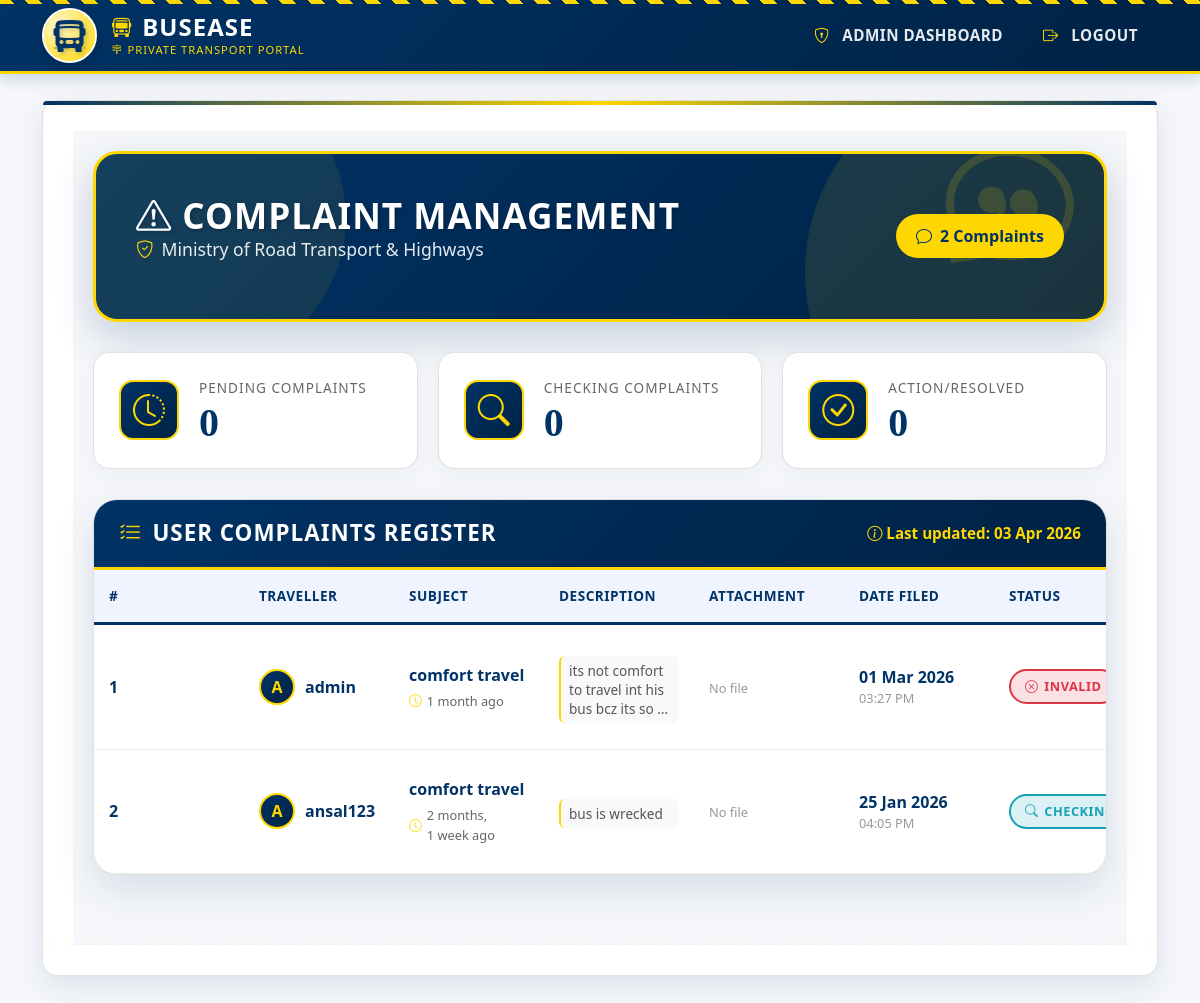
Page /complaints/admin/complaints/ (signed in, upper part) on the earlier database version.
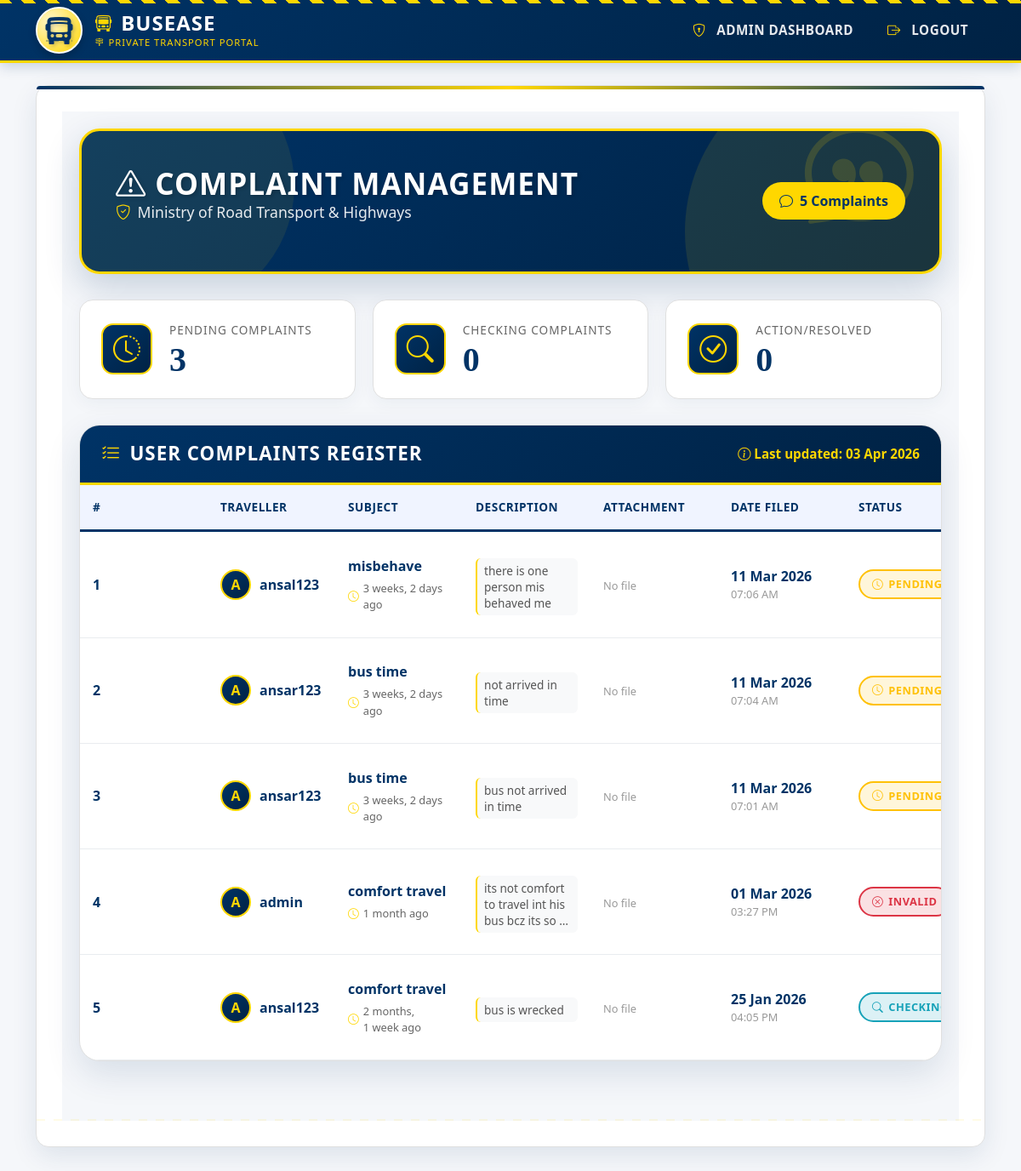
Same page on the later database version.
### complaints/models.py (models this page shows, shortened)
class Complaint(models.Model):
    STATUS_CHOICES = [
        ("Pending", "Pending"),
        ("Checking", "Checking"),
        ("Action", "We will take action"),
        ("Invalid", "Invalid complaint"),
    ]
    traveller = models.ForeignKey(settings.AUTH_USER_MODEL, on_delete=models.CASCADE)
    subject = models.CharField(max_length=200)
    description = models.TextField()
    attachment = models.FileField(upload_to="complaints/", blank=True, null=True)
    status = models.CharField(max_length=20, choices=STATUS_CHOICES, default="Pending")
    admin_note = models.TextField(blank=True, null=True)
    created_at = models.DateTimeField(auto_now_add=True)

### main/models.py (models this page shows, shortened)
class User(AbstractUser):
    ROLE_CHOICES = [
        ('admin', 'RTO Admin'),
        ('owner', 'Bus Owner'),
        ('traveller', 'Traveller'),
        ('conductor', 'Bus Conductor'),  # Add this line
    ]
    role = models.CharField(max_length=20, choices=ROLE_CHOICES, default='traveller')
    email = models.EmailField(blank=True, null=True)
    USERNAME_FIELD = 'username'
    REQUIRED_FIELDS = ['email']
    objects = UserManager()

### complaints/views.py (the view)
# urls.py: path('admin/complaints/', views.admin_complaints, name='admin_complaints'),
@staff_member_required
def admin_complaints(request):
    complaints = Complaint.objects.all().order_by('-created_at')
    pending_count = Complaint.objects.filter(status="Pending").count()
    checking_count = Complaint.objects.filter(status="Checking").count()
    action_count = Complaint.objects.filter(status="Action").count()
    context = {
        "complaints": complaints,
        "pending_count": pending_count,
        "in_progress_count": checking_count,   # used by template
        "resolved_count": action_count         # used by template
    }
    return render(request, "admin_app/admin_complaints.html", context)

### admin_app/templates/admin_app/admin_complaints.html (shortened to what the changed rows need)
{% extends "base.html" %}
{% block content %}
<div class="gov-complaints-page">
  <div class="gov-container">
    <div class="gov-hero-section">
      <div class="gov-hero-content">
        <div>
          <h1 class="gov-hero-title">
            <i class="bi bi-exclamation-triangle"></i> Complaint Management
          </h1>
          <p class="gov-hero-subtitle">
          </p>
        </div>
        <span class="gov-stats-badge">
          <i class="bi bi-chat"></i> {{ complaints|length }} Complaints
        </span>
      </div>
    </div>
    <div class="gov-stats-grid">
      <a href="{% url 'complaints_by_status' 'Pending' %}" class="gov-stat-card">
        <div class="gov-stat-content">
          <div class="gov-stat-label">Pending Complaints</div>
          <div class="gov-stat-number">{{ pending_count|default:"0" }}</div>
        </div>
      </a>
    </div>
    <div class="gov-main-card">
      {% if complaints %}
        <div class="gov-table-container">
          <table class="gov-table">
            <thead>
              <tr>
                <th>#</th>
                <th>Traveller</th>
                <th>Subject</th>
                <th>Description</th>
                <th>Attachment</th>
                <th>Date Filed</th>
                <th>Status</th>
              </tr>
            </thead>
            <tbody>
              {% for c in complaints %}
              <tr>
                <td>
                  <span style="font-weight: 600; color: var(--gov-primary);">{{ forloop.counter }}</span>
                </td>
                <td>
                  <div class="gov-traveller-info">
                    <div class="gov-traveller-avatar">
                      {{ c.traveller.username|slice:":1"|upper }}
                    </div>
                    <span class="gov-traveller-name">{{ c.traveller.username }}</span>
                  </div>
                </td>
                <td>
                  <div class="gov-subject">
                    <div class="gov-subject-text">{{ c.subject|truncatechars:30 }}</div>
                    <div class="gov-subject-preview">
                      <i class="bi bi-clock"></i>
                      {{ c.created_at|timesince }} ago
                    </div>
                  </div>
                </td>
                <td>
                  <div class="gov-description-preview">
                    {{ c.description|truncatechars:50 }}
                  </div>
                </td>
                <td>
                  {% if c.attachment %}
                    <a href="{{ c.attachment.url }}" target="_blank" class="gov-attachment-link">
                      <i class="bi bi-paperclip"></i> View
                    </a>
                  {% else %}
                    <span style="color: #999; font-size: 0.8rem;">No file</span>
                  {% endif %}
                </td>
                <td>
                  <div class="gov-date">
                    <span class="gov-date-main">{{ c.created_at|date:"d M Y" }}</span>
                    <span class="gov-date-small">{{ c.created_at|date:"h:i A" }}</span>
                  </div>
                </td>
                <td>
                  {% if c.status == "Pending" %}
                    <span class="gov-status-badge gov-status-pending">
                      <i class="bi bi-clock"></i> Pending
                    </span>
                  {% elif c.status == "Checking" %}
                    <span class="gov-status-badge gov-status-checking">
                      <i class="bi bi-search"></i> Checking
                    </span>
                  {% elif c.status == "Action" %}
                    <span class="gov-status-badge gov-status-action">
                      <i class="bi bi-check-circle"></i> Action
                    </span>
                  {% elif c.status == "Invalid" %}
                    <span class="gov-status-badge gov-status-invalid">
                      <i class="bi bi-x-circle"></i> Invalid
                    </span>
                  {% else %}
                    <span class="gov-status-badge gov-status-pending">
                      <i class="bi bi-clock"></i> {{ c.status }}
                    </span>
                  {% endif %}
                </td>
              </tr>
              {% endfor %}
            </tbody>
          </table>
        </div>
      {% endif %}
    </div>
  </div>
</div>
{% endblock %}

Differences in the rows shown:
added Complaint: traveller.username "A", traveller.username "ansal123", subject "misbehave", created_at "3 weeks, 2 days", description "there is one person mis behaved me", shows "No file", created_at "11 Mar 2026", created_at "07:06 AM", status "Pending" (drawn)
added Complaint: traveller.username "A", traveller.username "ansar123", subject "bus time", created_at "3 weeks, 2 days", description "not arrived in time", shows "No file", created_at "11 Mar 2026", created_at "07:04 AM", status "Pending" (drawn)
added Complaint: traveller.username "A", traveller.username "ansar123", subject "bus time", created_at "3 weeks, 2 days", description "bus not arrived in time", shows "No file", created_at "11 Mar 2026", created_at "07:01 AM", status "Pending" (drawn)
Other differences:
{{ complaints|length }}: "2" → "5"
{{ pending_count|default:"0" }}: "0" → "3"
